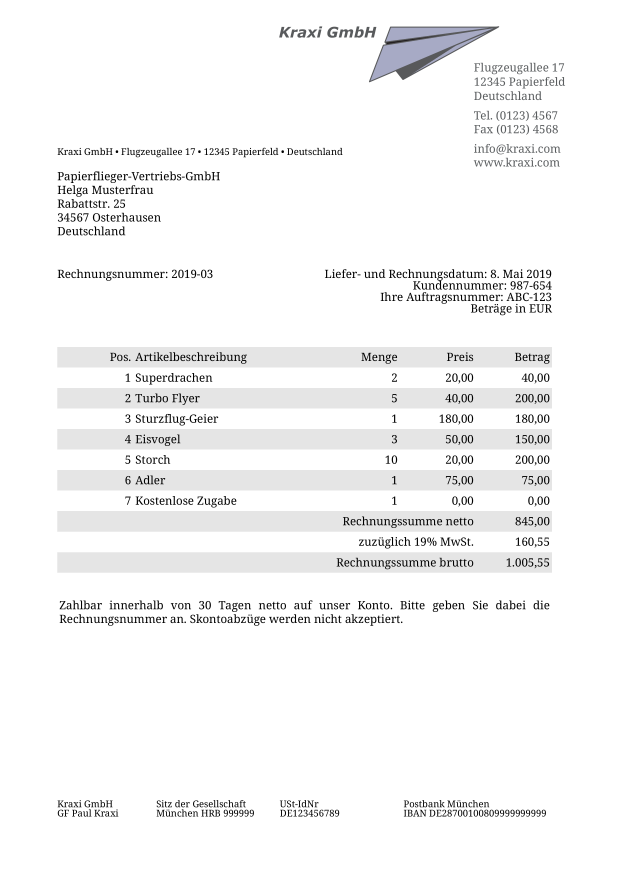
#> input picture output_images/sample 4.png, 2480 x 3509 px (shown at 1/4 size); its folder holds only this picture in this run
$ jupyter execute --allow-errors explore.ipynb
#> lines starting #> are read from the running program, lines starting #| are printed output that depends on the picture; after the words box and inside, x2 and y2 are one past the last pixel; in counts of white or black regions, pixels touching at a corner belong together
[cell 1]
import os
import matplotlib.pyplot as plt
os.chdir('/home/sarvagya/Invoice-AI')

[cell 2]
from pdf2image import convert_from_path
import os

# [31 lines left out: function pdf_to_png, not called in this run]

#> (the rest of this cell did not finish here and is left out)

[cell 3]
import cv2
import json

def get_contours(img_file_name):
    # Load the image
#> called with img_file_name = 'sample 4'
    image = cv2.imread(f'output_images/{img_file_name}.png')
#> image is the input picture: shape (3509, 2480, 3); mean B, G, R 245.9, 245.8, 245.8

    # Convert to grayscale
    gray = cv2.cvtColor(image, cv2.COLOR_BGR2GRAY)

    # Apply thresholding to get a binary image
    _, binary = cv2.threshold(gray, 127, 255, cv2.THRESH_BINARY_INV)
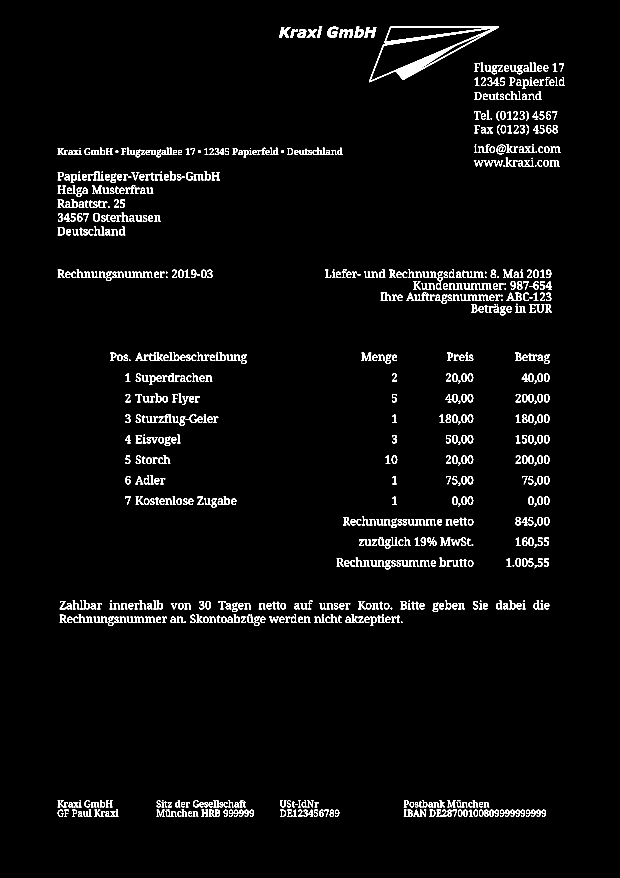
#> binary: shape (3509, 2480) (shown at 1/4 size); 2.5% white; 900 white regions (15 under 20 px)

    # Find contours
    contours, _ = cv2.findContours(binary, cv2.RETR_EXTERNAL, cv2.CHAIN_APPROX_SIMPLE)
#> contours = 900 contours, 51 with area under 20; largest, box (x1, y1, x2, y2) and area: (1476, 105, 1996, 329) 58522, (1418, 106, 1455, 150) 1016, (1744, 1086, 1772, 1158) 942, (1356, 117, 1413, 150) 938, (1458, 108, 1505, 150) 903

    # Initialize a list to store contour information
    contour_info = []

    # Iterate over contours
    for i, contour in enumerate(contours):
        # Calculate the bounding box coordinates
        x, y, w, h = cv2.boundingRect(contour)

        # Calculate the center point
        center_x = x + w // 2
        center_y = y + h // 2

        # Append contour information to the list
        contour_info.append({
            'contour_index': i,
            'left_bottom': (x, y + h),  # Add height to y-coordinate to get bottom
            'top_right': (x + w, y),
            'center': (center_x, center_y),
            'bbox': (x, y, w, h)
        })
#> this loop made 900 passes
#> (x, y, w, h, center_x, center_y) on passes 1 to 3: (771, 3246, 22, 20, 782, 3256), (752, 3246, 16, 20, 760, 3256), (710, 3246, 15, 20, 717, 3256)
#> after the loop, contour_info = 900 items
    basename = os.path.splitext(os.path.basename(img_file_name))[0]
    with open(f'bbox_data/original_contours/{basename}.json', 'w') as json_file:
        json.dump(contour_info, json_file, indent=4)

# Function to merge two bounding boxes
# [8 lines left out: function merge_bboxes, not called in this run]

def group_horizontal_contours(file_name):
#> called with file_name = 'sample 4'
    with open(f'bbox_data/original_contours/{file_name}.json', 'r') as json_file:
        contour_info = json.load(json_file)
    groups = {}
    group_count = 0

    # Assign groups to bounding boxes based on y-coordinate differences
    for i, contour in enumerate(contour_info):
        assigned = False
        for group in groups:
            for idx in groups[group]:
                other_contour = contour_info[idx]
                # Check y-coordinate difference
                if abs(contour['center'][1] - other_contour['center'][1]) < 30:
                    groups[group].append(i)
                    assigned = True
                    break
            if assigned:
                break
        if not assigned:
            group_count += 1
            groups[group_count] = [i]

    # Sort the values for each key based on the x-coordinate of the center of each bounding box
    for group in groups:
        groups[group].sort(key=lambda idx: contour_info[idx]['center'][0])

    # Save group information to a JSON file
    with open(f'bbox_data/grouped_contours/{file_name}.json', 'w') as json_file:
        json.dump(groups, json_file, indent=4)

    print("Group information saved to 'groups.json'.")

def merge_contours(file_name):
#> called with file_name = 'sample 4'
    with open(f'bbox_data/original_contours/{file_name}.json', 'r') as json_file:
        contour_info = json.load(json_file)
    with open(f'bbox_data/grouped_contours/{file_name}.json', 'r') as json_file:
        groups = json.load(json_file)

    # Function to merge two bounding boxes
    def merge_bboxes(bbox1, bbox2):
        x1, y1, w1, h1 = bbox1
        x2, y2, w2, h2 = bbox2
        x = min(x1, x2)
        y = min(y1, y2)
        w = max(x1 + w1, x2 + w2) - x
        h = max(y1 + h1, y2 + h2) - y
        return (x, y, w, h)

    # Padding size
    padding = 7

    # Initialize a list to store merged bounding boxes
    merged_bboxes = []

    # Merge bounding boxes for each group based on x-coordinate distance
    for group in groups:
        indices = groups[group]
        if not indices:
            continue
        # Start with the first bounding box in the group
        current_bbox = contour_info[indices[0]]['bbox']
        for i in range(1, len(indices)):
            next_bbox = contour_info[indices[i]]['bbox']
            # Check the distance between the right x-coordinate of the current bbox and the left x-coordinate of the next bbox
            if next_bbox[0] - (current_bbox[0] + current_bbox[2]) < 40:
                # Merge the bounding boxes
                current_bbox = merge_bboxes(current_bbox, next_bbox)
            else:
                # Pad the current merged bbox before appending
                current_bbox = (current_bbox[0] - padding, current_bbox[1] - padding, current_bbox[2] + 2 * padding, current_bbox[3] + 2 * padding)
                # Append the current merged bbox and move to the next
                merged_bboxes.append(current_bbox)
                current_bbox = next_bbox
        # Pad the last merged bbox before appending
        current_bbox = (current_bbox[0] - padding, current_bbox[1] - padding, current_bbox[2] + 2 * padding, current_bbox[3] + 2 * padding)
        # Append the last bbox
        merged_bboxes.append(current_bbox)

    # Save merged bounding box information to a JSON file
    merged_bboxes_info = [{'bbox': bbox} for bbox in merged_bboxes]
    with open(f'bbox_data/merged_contours/{file_name}.json', 'w') as json_file:
        json.dump(merged_bboxes_info, json_file, indent=4)

    print("Merged bounding box information saved to 'merged_bboxes.json'.")

[cell 4]
import cv2
import matplotlib.pyplot as plt

def plot_bboxes(file_name, save_path='images_with_bbox/'):
    """
    Plot bounding boxes on the image.

    Args:
        image_path (str): Path to the input image.
        bboxes (list of dict): List of bounding boxes. Each bounding box is a dictionary with 'bbox' key.
        save_path (str, optional): Path to save the image with bounding boxes. If None, the image will not be saved.
    """
#> called with file_name = 'sample 4', save_path = 'images_with_bbox/'

    with open(f'bbox_data/merged_contours/{file_name}.json', 'r') as json_file:
        bboxes = json.load(json_file)
    # Load the image
    image_path = f'output_images/{file_name}.png'
    image = cv2.imread(image_path)

    # Check if the image was loaded successfully
    if image is None:
        print(f"Failed to load image at {image_path}")
        return

    # Draw bounding boxes on the image
    for bbox_info in bboxes:
        x, y, w, h = bbox_info['bbox']
        # Draw rectangle on the image
        cv2.rectangle(image, (x, y), (x + w, y + h), (0, 255, 0), 2)
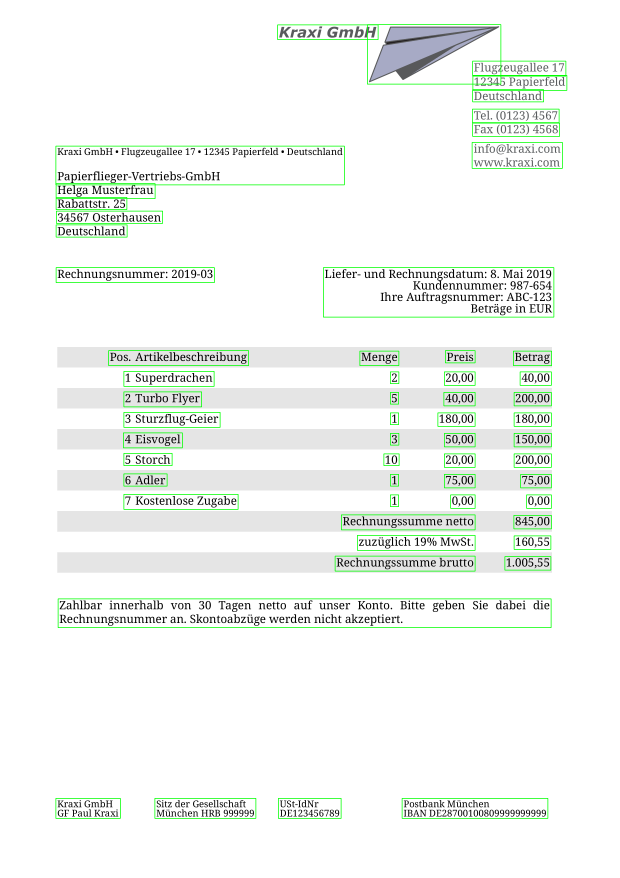
#> image: shape (3509, 2480, 3) (shown at 1/4 size); mean B, G, R 242.3, 245.9, 242.1

    # [10 lines of commented-out code are left out]
    if save_path:
        cv2.imwrite(f'{save_path}/{file_name}.png', image)
        print(f"Image with bounding boxes saved at {save_path}")

[cell 5]
for file_name in os.listdir('output_images'):
    file_name = file_name.split('.')[0]
    get_contours(file_name)
    group_horizontal_contours(file_name)
    merge_contours(file_name)
    plot_bboxes(file_name)

### Reading Text from Image

[cell 6]
from PIL import Image, ImageEnhance, ImageFilter

# Function to preprocess the image
# [15 lines left out: function preprocess_image_high_resolution, not called in this run]


from PIL import Image

from PIL import Image

# [53 lines left out: functions resize_with_aspect_ratio, zoom_out, not called in this run]

# # Example usage
# zoom_out('output.png', zoom_out_level=5)

[cell 7]
import re


def only_special_characters(text):
    # Define a regular expression pattern to match special characters
    # re.compile(r'^[!@#$%^&*(),.?":{}|<>[\]\\;\'/`~\-_=+’]+$')
    pattern = re.compile(r'^[!@#$%^&*(),.?":{}|<>[\]\\;\'/`~\-_=+’]+$')

    # Check if the entire text matches the pattern
    if pattern.fullmatch(text):
        return True
    else:
        return False

only_special_characters('’')

[cell 8]
import json
import pytesseract
import re

# [32 lines left out: functions only_special_characters, extract_text_from_bbox, not called in this run]

# Extract text from each bounding box and store in a list
extracted_texts = []

with open('bbox_data/merged_contours/sample 3.json' , 'r')  as json_file:
#> (reads extracted_invoices/sample 3.json from the repository)
